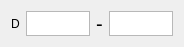
     <widget class="QWidget" name="horizontalLayoutWidget_19">
      <property name="geometry">
       <rect>
        <x>440</x>
        <y>40</y>
        <width>169</width>
        <height>41</height>
       </rect>
      </property>
      <layout class="QHBoxLayout" name="horizontalLayout_23" stretch="0,0,0,0">
       <property name="sizeConstraint">
        <enum>QLayout::SetFixedSize</enum>
       </property>
       <item>
        <widget class="QLabel" name="label_39">
         <property name="text">
          <string>D</string>
         </property>
        </widget>
       </item>
       <item>
        <widget class="QTextEdit" name="A5">
         <property name="sizePolicy">
          <sizepolicy hsizetype="Fixed" vsizetype="MinimumExpanding">
           <horstretch>0</horstretch>
           <verstretch>1</verstretch>
          </sizepolicy>
         </property>
         <property name="minimumSize">
          <size>
           <width>64</width>
           <height>19</height>
          </size>
         </property>
         <property name="maximumSize">
          <size>
           <width>64</width>
           <height>25</height>
          </size>
         </property>
         <property name="sizeIncrement">
          <size>
           <width>1</width>
           <height>1</height>
          </size>
         </property>
         <property name="autoFillBackground">
          <bool>false</bool>
         </property>
         <property name="styleSheet">
          <string notr="true"/>
         </property>
         <property name="verticalScrollBarPolicy">
          <enum>Qt::ScrollBarAlwaysOff</enum>
         </property>
         <property name="horizontalScrollBarPolicy">
          <enum>Qt::ScrollBarAsNeeded</enum>
         </property>
        </widget>
       </item>
       <item>
        <widget class="QLabel" name="label_54">
         <property name="font">
          <font>
           <pointsize>15</pointsize>
          </font>
         </property>
         <property name="text">
          <string>-</string>
         </property>
        </widget>
       </item>
       <item>
        <widget class="QTextEdit" name="A6">
         <property name="sizePolicy">
          <sizepolicy hsizetype="Fixed" vsizetype="Fixed">
           <horstretch>0</horstretch>
           <verstretch>5</verstretch>
          </sizepolicy>
         </property>
         <property name="minimumSize">
          <size>
           <width>64</width>
           <height>19</height>
          </size>
         </property>
         <property name="maximumSize">
          <size>
           <width>64</width>
           <height>25</height>
          </size>
         </property>
         <property name="sizeIncrement">
          <size>
           <width>1</width>
           <height>1</height>
          </size>
         </property>
         <property name="verticalScrollBarPolicy">
          <enum>Qt::ScrollBarAlwaysOff</enum>
         </property>
         <property name="horizontalScrollBarPolicy">
          <enum>Qt::ScrollBarAlwaysOff</enum>
         </property>
        </widget>
       </item>
      </layout>
     </widget>
